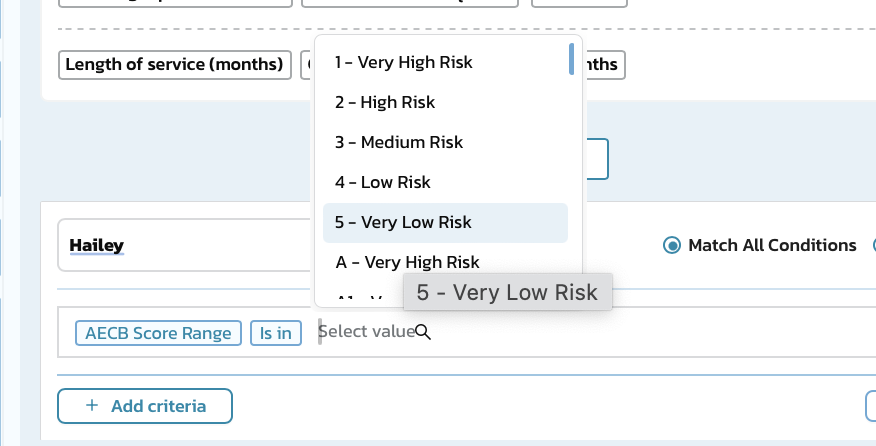
#> input picture docs/us/screens/SC2_Rule_Engine_Values_Current.png, 876 x 446 px
$ python clean_tooltip.py
#> lines starting #> are read from the running program, lines starting #| are printed output that depends on the picture
"""Remove the OS hover tooltip (and its drop shadow) from the Rule Engine capture.

Nothing is invented. Every pixel the tooltip covered is restored from an element
that demonstrably continues across the occluded span, measured from the capture:

  * the dropdown panel is opaque, so its interior is flat white;
  * the panel's edge is a 1px #D9DADC border plus a ~4px shadow, sampled from a
    clean row (y=200) and a clean column (x=350);
  * the page behind it carries two full-width horizontal rules, read off a clean
    column to the right of the tooltip (x=700) - #D0E2F0 at y288-289 and
    #D9DADC at y306-307, both verified to span x634-799 uncovered.

The value input's glyphs (y>=318, x<=434) are left alone; the tooltip's shadow
over them reads 247-254 and is below the visible threshold.
"""
from PIL import Image

src = Image.open('../SC2_Rule_Engine_Values_Current.png').convert('RGB')
out = src.copy()
px, po = src.load(), out.load()

PANEL_R, PANEL_B = 581, 306          # panel interior: x315-581, y35-306
BORDER = (217, 218, 220)
WHITE = (255, 255, 255)
REF_COL, REF_ROW = 700, 200          # clean page column / clean panel row

def mul(a, b, c):
    return tuple(a[i] * b[i] * c[i] // (255 * 255) for i in range(3))

for y in range(260, 331):
    for x in range(384, 635):
        if x <= PANEL_R and y <= PANEL_B:
            po[x, y] = WHITE                                   # opaque panel interior
        elif (x == PANEL_R + 1 and y <= PANEL_B + 1) or (y == PANEL_B + 1 and x <= PANEL_R + 1):
            po[x, y] = BORDER                                  # panel edge
        else:
            if y >= 318 and x <= 434:
                continue                                       # keep the value input
            # the panel's right shadow stops at its own bottom shadow edge
            fx = px[x, REF_ROW] if (PANEL_R + 2 <= x <= PANEL_R + 5 and y <= PANEL_B + 5) else WHITE
            # the panel's bottom shadow stops at its own right shadow edge
            fy = px[350, y] if (PANEL_B + 2 <= y <= PANEL_B + 5 and x <= PANEL_R + 5) else WHITE
            po[x, y] = mul(px[REF_COL, y], fx, fy)

out.save('SC2_clean.png')
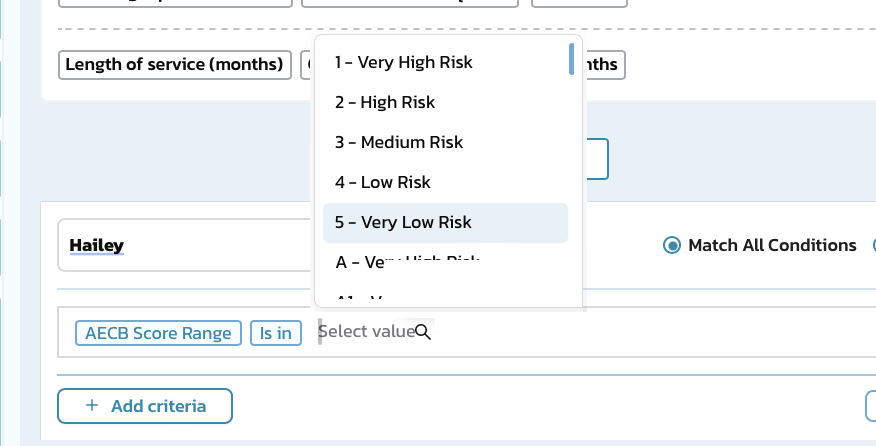
#> saved as SC2_clean.png: PIL image 876x446 RGB; mean R, G, B 243.2, 246.1, 248
print('SC2_clean.png written', out.size)
#| SC2_clean.png written (876, 446)
